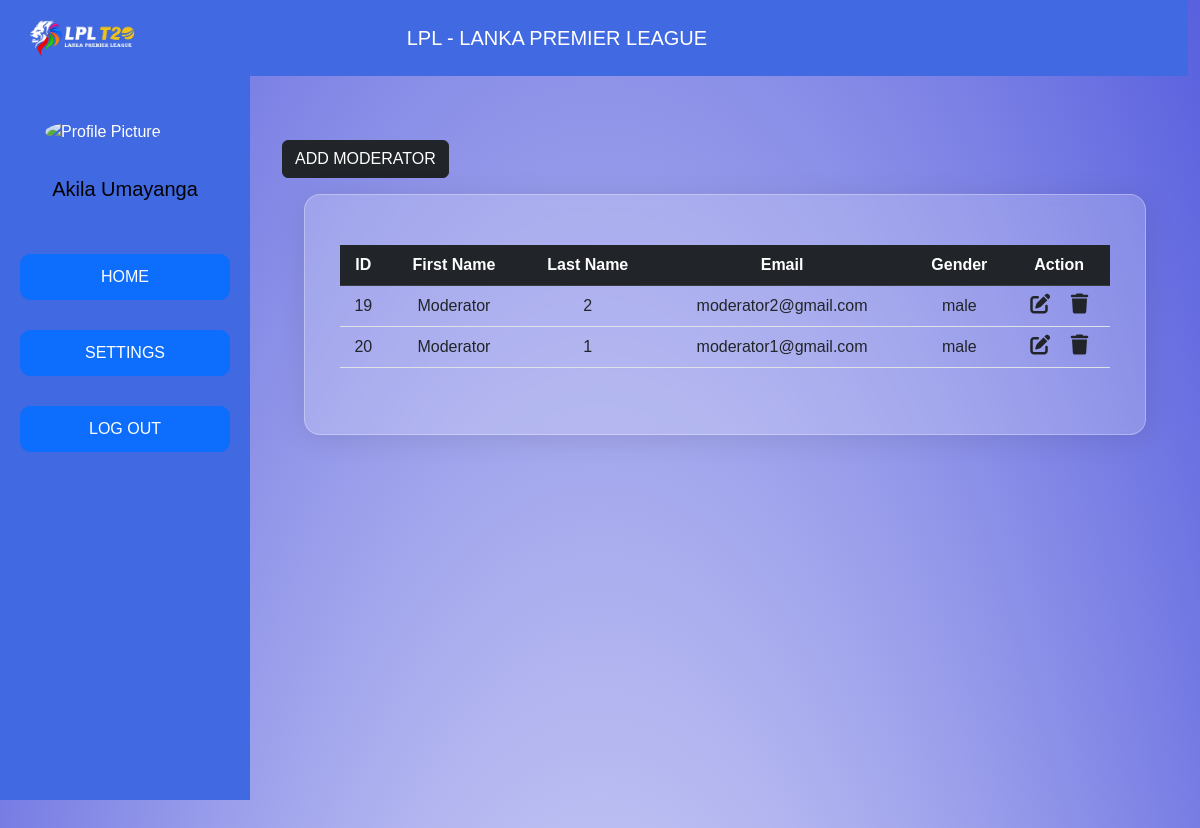
The page /Admin/Addmoderator/indexmodertor.php (signed in) on the database its author committed.
### tables this page shows
CREATE TABLE `moderators` (
  `id` int(11) NOT NULL,
  `first_name` varchar(100) NOT NULL,
  `last_name` varchar(100) NOT NULL,
  `email` varchar(100) NOT NULL,
  `password` varchar(100) NOT NULL,
  `gender` varchar(255) DEFAULT NULL
);

### Admin/Addmoderator/indexmodertor.php (the view, shortened to what this page needs)
<?php
include "conn.php";
mysqli_select_db($conn,"lplsystem");
?>
<!DOCTYPE html>
<html lang="en">
<head>
  <link href="https://cdn.jsdelivr.net/npm/bootstrap@5.2.3/dist/css/bootstrap.min.css" rel="stylesheet">
  <link rel="stylesheet" href="https://cdnjs.cloudflare.com/ajax/libs/font-awesome/6.4.0/css/all.min.css" />
</head>
<div class="header">
<body>
<?php
include('sidebar.php');
?>
<br><br><br><br><br>
<div class="navbar row">
        <div class="logo col-4" >
           <img src="../../images/lpllogo.png" width="125px">
        </div>
        <div class="col-8" style="color: #fff; font-size:20px;">   LPL - LANKA PREMIER LEAGUE</div>
    </div>
  <div class="content">
  <div class="container">
    <a href="add-moderator.php" class="btn btn-dark mb-3">ADD MODERATOR</a>
    <div class="card" data-tilt>
    <table class="table table-hover text-center">
      <thead class="table-dark">
        <tr>
          <th scope="col">ID</th>
          <th scope="col">First Name</th>
          <th scope="col">Last Name</th>
          <th scope="col">Email</th>
          <th scope="col">Gender</th>
          <th scope="col">Action</th>
        </tr>
      </thead>
      <tbody>
        <?php
        $sql = "SELECT * FROM moderators";
        $result = mysqli_query($conn, $sql);
        while ($row = mysqli_fetch_assoc($result)) {
        ?>
          <tr>
            <td><?php echo $row["id"] ?></td>
            <td><?php echo $row["first_name"] ?></td>
            <td><?php echo $row["last_name"] ?></td>
            <td><?php echo $row["email"] ?></td>
            <td><?php echo $row["gender"] ?></td>
            <td>
              <a href="edit.php?id=<?php echo $row["id"] ?>" class="link-dark"><i class="fa-solid fa-pen-to-square fs-5 me-3"></i></a>
              <a href="delete.php?id=<?php echo $row["id"] ?>" class="link-dark"><i class="fa-solid fa-trash fs-5"></i></a>
            </td>
          </tr>
        <?php
        }
        ?>
      </tbody>
    </table>
  </div>
      </div>
</body>
</html>

### Admin/Addmoderator/sidebar.php (shortened to what this page needs)
<?php
    include "conn.php";
    mysqli_select_db($conn,"lplsystem");
    $sql="SELECT * FROM admin";
    $results=mysqli_query($conn,$sql);
    while ($row = mysqli_fetch_assoc($results))   {
        $name=$row['first_name']." ".$row['last_name'];
    }
    ?>
<!DOCTYPE html>
<html lang="en">
<head>
</head>
<body>
<div class="sidebar">
    <img src="../2023_10_07_10_29_IMG_5477.JPG" alt="Profile Picture" class="profile-img">
    <div class="name">
    <?php
        echo $name;
    ?>
    </div>
</body>
</html>
    <a href="../index.php" class="btn btn-primary btn-block">HOME</a>
    <a href="../Settings/settings.php" class="btn btn-primary btn-block">SETTINGS</a>
    <a href="../logout.php" class="btn btn-primary btn-block"> LOG OUT</a>
</div>

### Admin/Addmoderator/indexmodertor.php (style rules this page uses)
.header { background: radial-gradient(#fff,#5960de); height: 500vh; }
.card { width: 95%; max-width: 3000px; color: #fff; text-align: center; padding: 50px 35px; border: 1px solid rgba(255,255,255,0.3); background: rgba(255,255,255,0.2); border-radius: 16px; box-shadow: 0 4px 30px rgba(0,0,0,0.1); backdrop-filter: blur(5px); margin-left: auto; margin-right: auto; }
.navbar { display: flex; align-items: center; padding: 20px; background-color: #4169E1; z-index: 1000; width: 100vw; position: fixed; top: 0; left: 0; }
a { text-decoration: none; color: #555; }

### Admin/Addmoderator/sidebar.php (style rules this page uses)
body { font-family: 'Arial', sans-serif; }
.sidebar { height: 100vh; width: 250px; position: fixed; top: 0; left: 0; background-color: #4169E1; padding-top: 90px; padding-left: 20px; padding-right: 20px; color: white; }
.profile-img { width: 150px; height: 150px; border-radius: 50%; margin-bottom: 30px; margin-left: 25px; margin-top: 30px; }
.name { font-size: 20px; margin-bottom: 50px; -webkit-text-fill-color: black; text-align: center; }
.sidebar a { text-decoration: none; color: rgb(255, 255, 255); display: block; padding: 10px; margin-bottom: 30px; border-radius: 10px; transition: background-color 0.3s; }
.content { margin-left: 250px; padding: 20px; }

### rows shown on the page
moderators: id "19", first_name "Moderator", last_name "2", email "moderator2@gmail.com", gender "male"
moderators: id "20", first_name "Moderator", last_name "1", email "moderator1@gmail.com", gender "male"

### other values the page prints
$name "Akila Umayanga"
